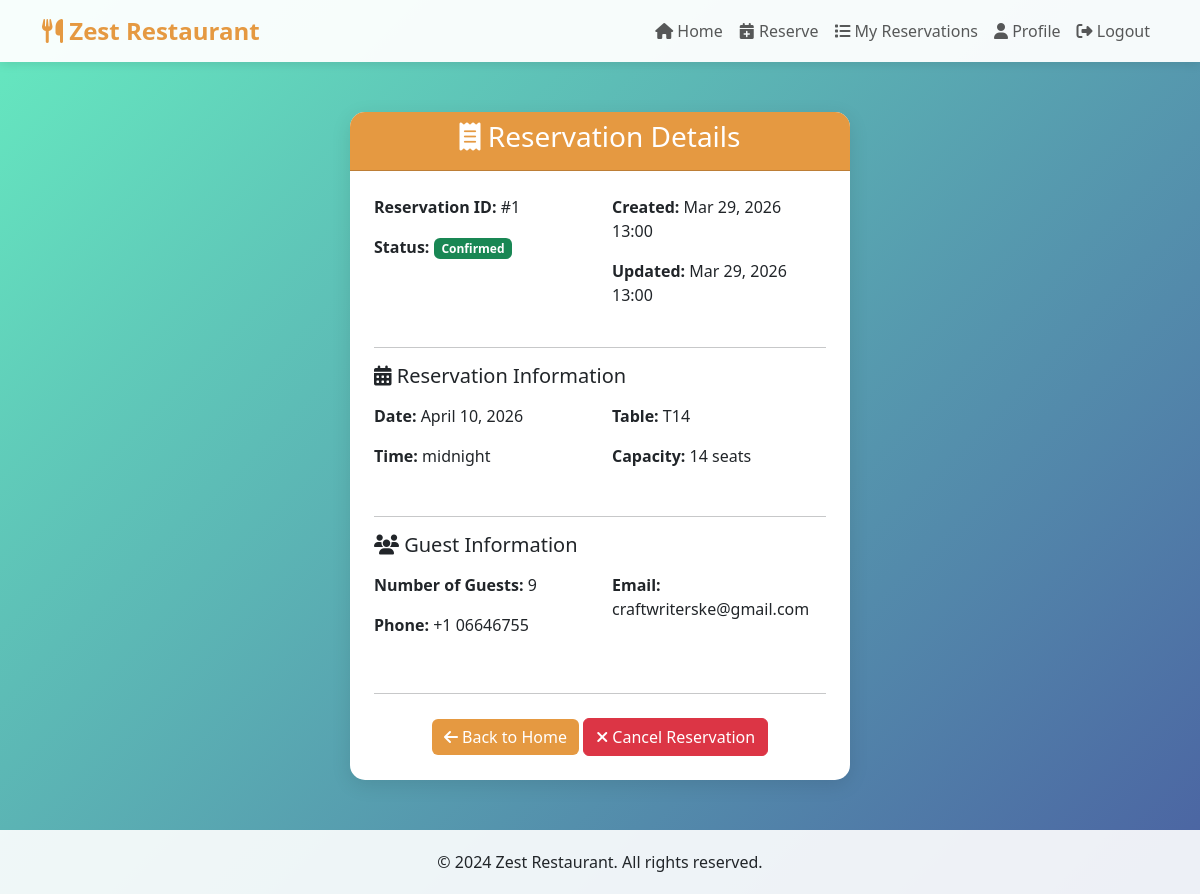
Page /reservation/1/ (signed in) on the earlier database version.
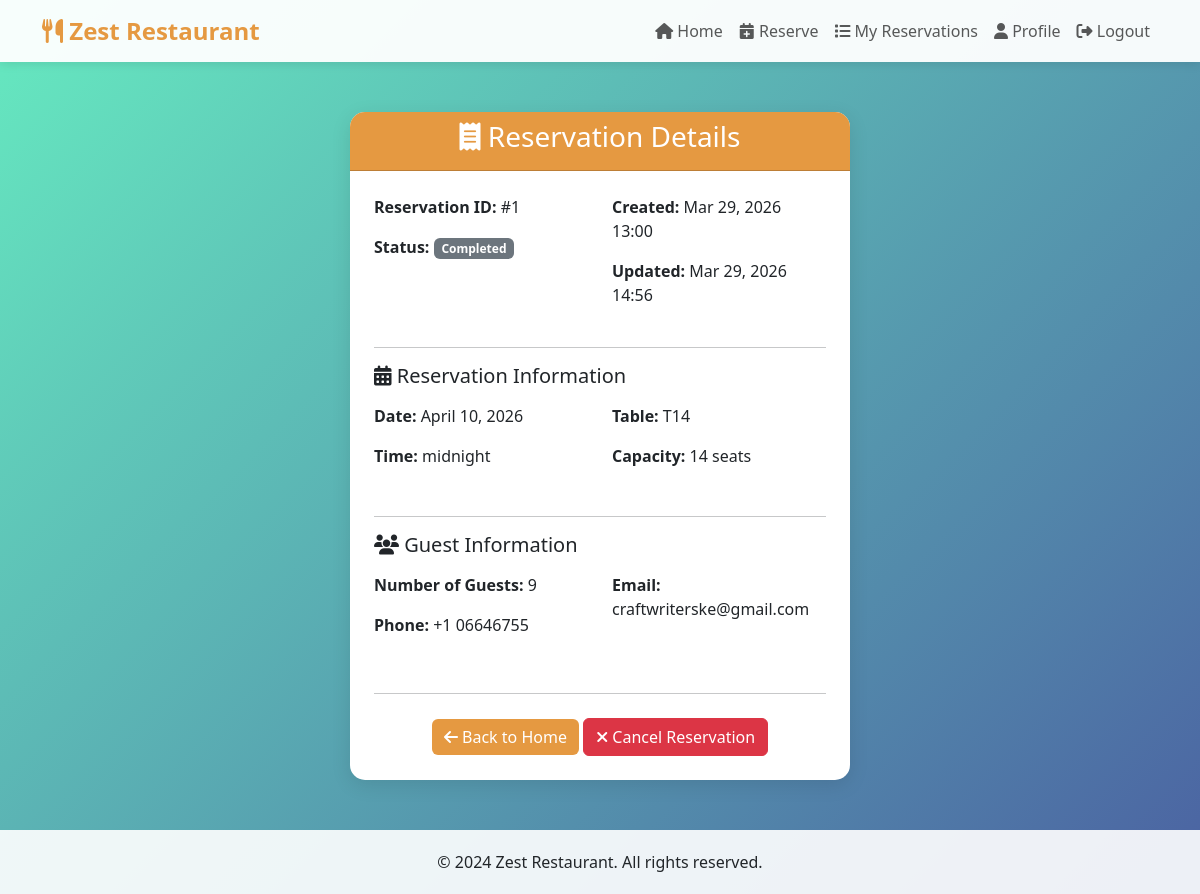
Same page on the later database version.
### accounts/models.py (models this page shows, shortened)
class Reservation(models.Model):
    STATUS_CHOICES = [
        ('pending', 'Pending'),
        ('confirmed', 'Confirmed'),
        ('cancelled', 'Cancelled'),
        ('completed', 'Completed'),
        ('no_show', 'No Show'),
    ]
    user = models.ForeignKey(User, on_delete=models.CASCADE, related_name='reservations')
    table = models.ForeignKey(Table, on_delete=models.CASCADE, related_name='reservations')
    reservation_date = models.DateField()
    reservation_time = models.TimeField()
    number_of_guests = models.PositiveIntegerField()
    special_requests = models.TextField(blank=True, null=True)
    status = models.CharField(max_length=20, choices=STATUS_CHOICES, default='pending')
    phone_number = models.CharField(max_length=15)
    email = models.EmailField()
    created_at = models.DateTimeField(auto_now_add=True)
    updated_at = models.DateTimeField(auto_now=True)
    class Meta:
        ordering = ['-reservation_date', '-reservation_time']
        verbose_name = 'Reservation'
        verbose_name_plural = 'Reservations'
        indexes = [
            models.Index(fields=['reservation_date', 'reservation_time']),
        ]
    def is_upcoming(self):
        return timezone.now().date() <= self.reservation_date

class Table(models.Model):
    STATUS_CHOICES = [
        ('available', 'Available'),
        ('reserved', 'Reserved'),
        ('occupied', 'Occupied'),
        ('maintenance', 'Maintenance'),
    ]
    table_number = models.CharField(max_length=10, unique=True)
    capacity = models.PositiveIntegerField(default=2)
    location = models.CharField(max_length=50, default='Main Dining')
    status = models.CharField(max_length=20, choices=STATUS_CHOICES, default='available')
    is_active = models.BooleanField(default=True)
    created_at = models.DateTimeField(auto_now_add=True)
    class Meta:
        ordering = ['table_number']
        verbose_name = 'Table'
        verbose_name_plural = 'Tables'

### accounts/views.py (the view)
# urls.py: path('reservation/<int:pk>/', views.reservation_detail, name='reservation_detail'),
@login_required
def reservation_detail(request, pk):
    reservation = get_object_or_404(Reservation, pk=pk, user=request.user)
    return render(request, 'accounts/reservation_detail.html', {'reservation': reservation})

### accounts/templates/accounts/reservation_detail.html (shortened to what this page needs)
{% extends 'accounts/base.html' %}
{% block content %}
<div class="auth-container">
    <div class="card">
        <div class="card-header text-center">
            <h3><i class="fas fa-receipt"></i> Reservation Details</h3>
        </div>
        <div class="card-body p-4">
            <div class="row mb-4">
                <div class="col-md-6">
                    <p><strong>Reservation ID:</strong> #{{ reservation.pk }}</p>
                    <p><strong>Status:</strong>
                        <span class="badge bg-{% if reservation.status == 'confirmed' %}success{% elif reservation.status == 'pending' %}warning{% else %}secondary{% endif %}">
                            {{ reservation.get_status_display }}
                        </span>
                    </p>
                </div>
                <div class="col-md-6">
                    <p><strong>Created:</strong> {{ reservation.created_at|date:"M d, Y H:i" }}</p>
                    <p><strong>Updated:</strong> {{ reservation.updated_at|date:"M d, Y H:i" }}</p>
                </div>
            </div>
            <hr>
            <h5 class="mb-3"><i class="fas fa-calendar-alt"></i> Reservation Information</h5>
            <div class="row">
                <div class="col-md-6 mb-3">
                    <p><strong>Date:</strong> {{ reservation.reservation_date }}</p>
                    <p><strong>Time:</strong> {{ reservation.reservation_time }}</p>
                </div>
                <div class="col-md-6 mb-3">
                    <p><strong>Table:</strong> {{ reservation.table.table_number }}</p>
                    <p><strong>Capacity:</strong> {{ reservation.table.capacity }} seats</p>
                </div>
            </div>
            <hr>
            <h5 class="mb-3"><i class="fas fa-users"></i> Guest Information</h5>
            <div class="row">
                <div class="col-md-6 mb-3">
                    <p><strong>Number of Guests:</strong> {{ reservation.number_of_guests }}</p>
                    <p><strong>Phone:</strong> {{ reservation.phone_number }}</p>
                </div>
                <div class="col-md-6 mb-3">
                    <p><strong>Email:</strong> {{ reservation.email }}</p>
                </div>
            </div>
            <hr class="my-4">
            <div class="text-center">
                <a href="{% url 'home' %}" class="btn btn-primary">
                    <i class="fas fa-arrow-left"></i> Back to Home
                </a>
                {% if reservation.status != 'cancelled' and reservation.is_upcoming %}
                    <a href="{% url 'cancel_reservation' reservation.pk %}" class="btn btn-danger">
                        <i class="fas fa-times"></i> Cancel Reservation
                    </a>
                {% endif %}
            </div>
        </div>
    </div>
</div>
{% endblock %}

Differences in the rows shown:
changed Reservation "midnight": status "Confirmed" → "Completed"; updated_at "Mar 29, 2026 13:00" → "Mar 29, 2026 14:56"
